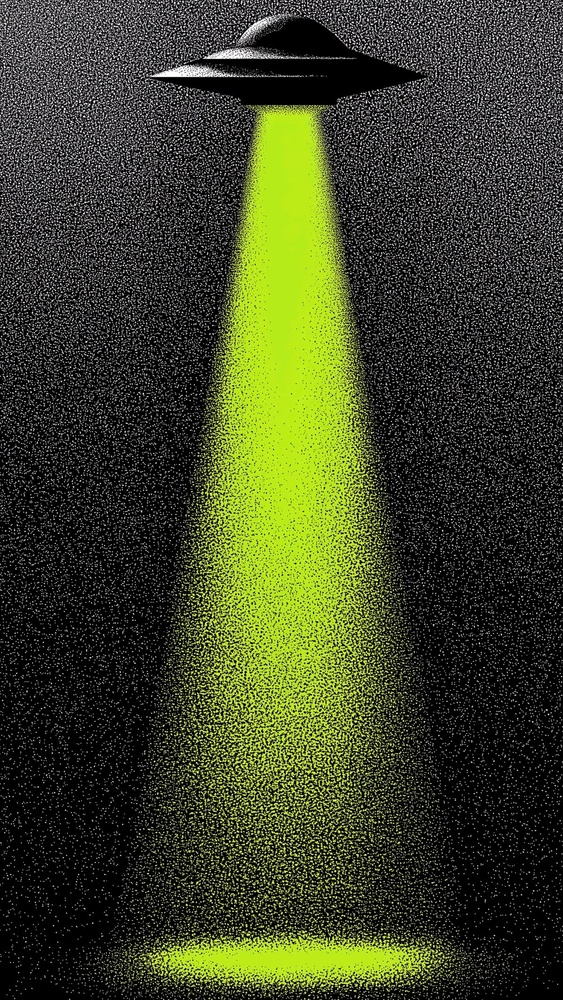
#> input picture scripts/image/test/image/bg.jpg, 563 x 1000 px, shrunk from 1200 x 2133 before the run
$ python -i effect_canny_2.py   (imports and definitions only)
#> lines starting #> are read from the running program, lines starting #| are printed output that depends on the picture
from moviepy import VideoFileClip, concatenate_videoclips
import cv2

def efecto_lineas(frame):
    gris = cv2.cvtColor(frame, cv2.COLOR_RGB2GRAY)
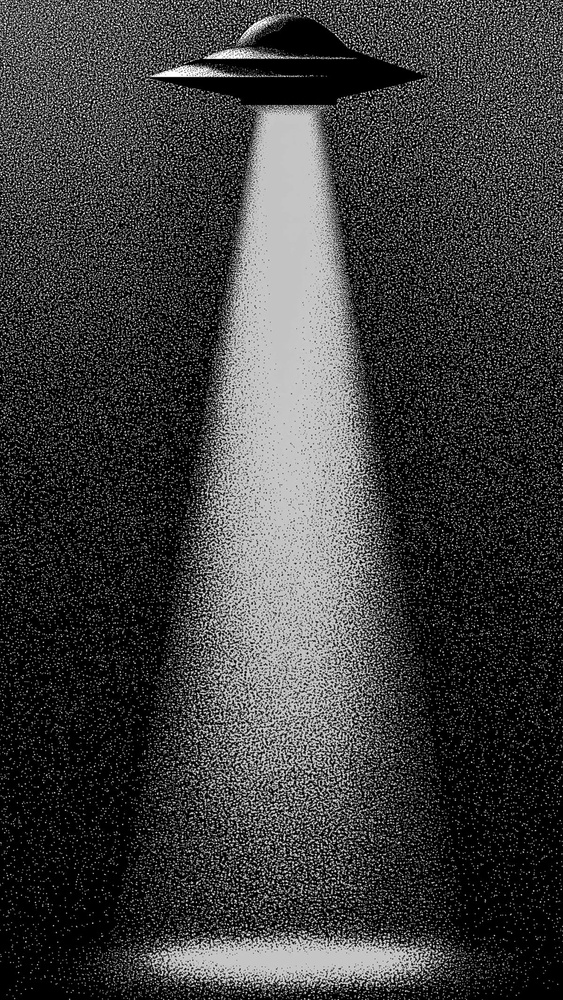
#> gris: shape (1000, 563); min 0, max 255, mean 63.5
    bordes = cv2.Canny(gris, 100, 200)
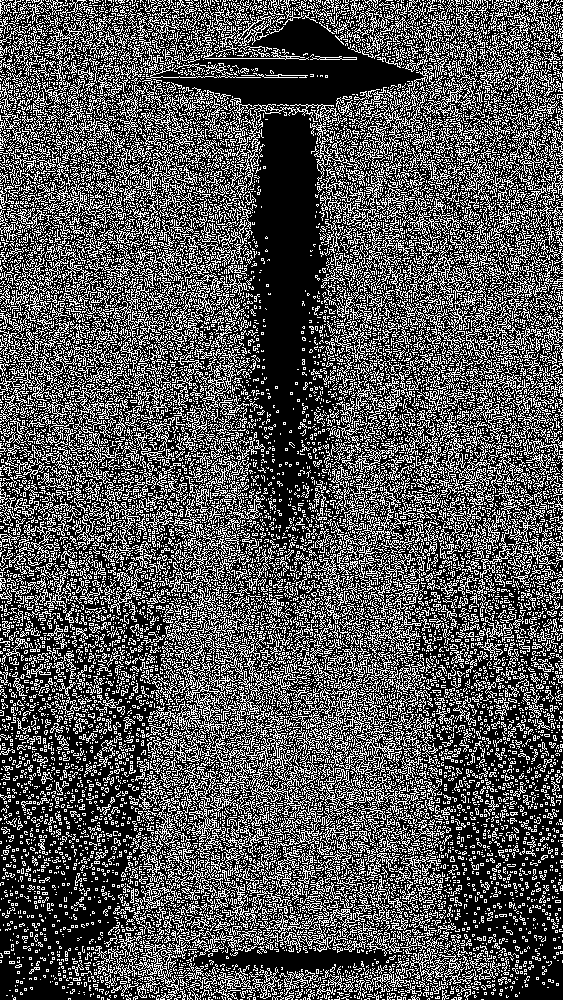
#> bordes: shape (1000, 563); 32.8% white in thin lines or dots
    resultado = cv2.cvtColor(bordes, cv2.COLOR_GRAY2RGB)
#> resultado: shape (1000, 563, 3); 32.8% white in thin lines or dots
    return resultado

inicio, fin = 0, 1  # segundos
titileo = 0.05  # duración de cada parpadeo

# [1 line that did not run here, left out]

# [1 line that did not run here, left out]

# Generar los mini-cortes alternados entre normal y efecto
segmentos = []
t = inicio
i = 0
# [9 lines not run here, left out]

# [1 line that did not run here, left out]
# [1 line not run here, left out]

>>> import cv2
>>> picture = cv2.cvtColor(cv2.imread('../../image/test/image/bg.jpg'), cv2.COLOR_BGR2RGB)
>>> result = efecto_lineas(picture)
